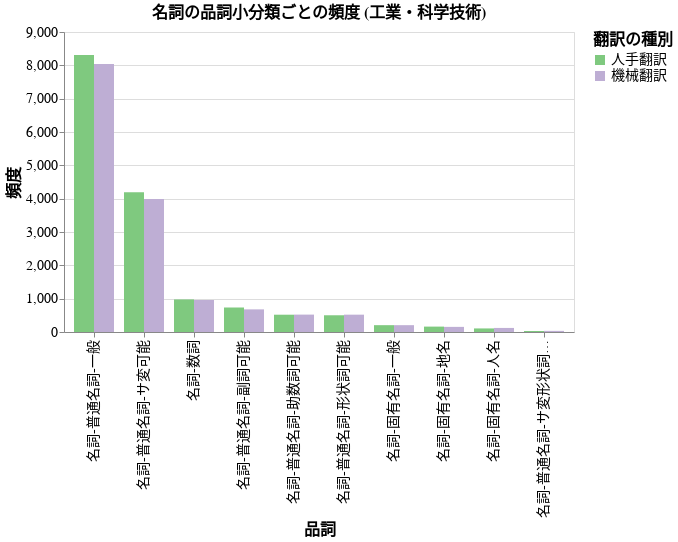

Write notebook code for a chart like this one.
### Code cell
chart = alt.Chart(df_C_noun).mark_bar().encode(
    alt.X("pos:N", sort="-y", title="品詞"),
    alt.Y("freq:Q", title="頻度"),
    alt.Tooltip(["freq"]),
    alt.Color("category:N", title='翻訳の種別').scale(scheme="accent"),
    xOffset="category:N",
    #color="category:N"
).properties(
    title="名詞の品詞小分類ごとの頻度 (工業・科学技術)"
).configure_axis(
    labelFont=caption_font,
    titleFont=caption_font,
    labelFontSize=14,
    titleFontSize=16
).configure_title(
    fontSize=16,
    font=caption_font
).configure_legend(
    labelFont=label_font,
    labelFontSize=14,
    titleFont=caption_font,
    titleFontSize=16
)
chart.save("./chart/grouped_bar_chart_noun_C.pdf", scale_factor=4)
chart.show()

### Figure 1 — Vega-Lite specification as saved in the notebook (floating-point values rounded to 4 significant figures)
{"config": {"view": {"continuousWidth": 300, "continuousHeight": 300}, "axis": {"labelFont": "Noto Sans JP", "labelFontSize": 14, "titleFont": "Noto Sans JP", "titleFontSize": 16}, "legend": {"labelFont": "IBM Plex Mono", "labelFontSize": 14, "titleFont": "Noto Sans JP", "titleFontSize": 16}, "title": {"font": "Noto Sans JP", "fontSize": 16}}, "data": {"name": "data-b23d5ad9e4317307279707139c7df0e2"}, "mark": {"type": "bar"}, "encoding": {"color": {"field": "category", "scale": {"scheme": "accent"}, "title": "翻訳の種別", "type": "nominal"}, "tooltip": [{"field": "freq", "type": "quantitative"}], "x": {"field": "pos", "sort": "-y", "title": "品詞", "type": "nominal"}, "xOffset": {"field": "category", "type": "nominal"}, "y": {"field": "freq", "title": "頻度", "type": "quantitative"}}, "title": "名詞の品詞小分類ごとの頻度 (工業・科学技術)", "$schema": "https://vega.github.io/schema/vega-lite/v5.20.1.json", "datasets": {"data-b23d5ad9e4317307279707139c7df0e2": [{"pos1": "名詞", "pos2": "固有名詞", "pos3": "一般", "category": "機械翻訳", "freq": 205, "pos": "名詞-固有名詞-一般"}, {"pos1": "名詞", "pos2": "固有名詞", "pos3": "人名", "category": "機械翻訳", "freq": 122, "pos": "名詞-固有名詞-人名"}, {"pos1": "名詞", "pos2": "固有名詞", "pos3": "地名", "category": "機械翻訳", "freq": 154, "pos": "名詞-固有名詞-地名"}, {"pos1": "名詞", "pos2": "数詞", "pos3": "N", "category": "機械翻訳", "freq": 960, "pos": "名詞-数詞"}, {"pos1": "名詞", "pos2": "普通名詞", "pos3": "サ変可能", "category": "機械翻訳", "freq": 3990, "pos": "名詞-普通名詞-サ変可能"}, {"pos1": "名詞", "pos2": "普通名詞", "pos3": "サ変形状詞可能", "category": "機械翻訳", "freq": 34, "pos": "名詞-普通名詞-サ変形状詞可能"}, {"pos1": "名詞", "pos2": "普通名詞", "pos3": "一般", "category": "機械翻訳", "freq": 8039, "pos": "名詞-普通名詞-一般"}, {"pos1": "名詞", "pos2": "普通名詞", "pos3": "副詞可能", "category": "機械翻訳", "freq": 679, "pos": "名詞-普通名詞-副詞可能"}, {"pos1": "名詞", "pos2": "普通名詞", "pos3": "助数詞可能", "category": "機械翻訳", "freq": 522, "pos": "名詞-普通名詞-助数詞可能"}, {"pos1": "名詞", "pos2": "普通名詞", "pos3": "形状詞可能", "category": "機械翻訳", "freq": 520, "pos": "名詞-普通名詞-形状詞可能"}, {"pos1": "名詞", "pos2": "固有名詞", "pos3": "一般", "category": "人手翻訳", "freq": 205, "pos": "名詞-固有名詞-一般"}, {"pos1": "名詞", "pos2": "固有名詞", "pos3": "人名", "category": "人手翻訳", "freq": 107, "pos": "名詞-固有名詞-人名"}, {"pos1": "名詞", "pos2": "固有名詞", "pos3": "地名", "category": "人手翻訳", "freq": 162, "pos": "名詞-固有名詞-地名"}, {"pos1": "名詞", "pos2": "数詞", "pos3": "N", "category": "人手翻訳", "freq": 977, "pos": "名詞-数詞"}, {"pos1": "名詞", "pos2": "普通名詞", "pos3": "サ変可能", "category": "人手翻訳", "freq": 4192, "pos": "名詞-普通名詞-サ変可能"}, {"pos1": "名詞", "pos2": "普通名詞", "pos3": "サ変形状詞可能", "category": "人手翻訳", "freq": 30, "pos": "名詞-普通名詞-サ変形状詞可能"}, {"pos1": "名詞", "pos2": "普通名詞", "pos3": "一般", "category": "人手翻訳", "freq": 8312, "pos": "名詞-普通名詞-一般"}, {"pos1": "名詞", "pos2": "普通名詞", "pos3": "副詞可能", "category": "人手翻訳", "freq": 735, "pos": "名詞-普通名詞-副詞可能"}, {"pos1": "名詞", "pos2": "普通名詞", "pos3": "助数詞可能", "category": "人手翻訳", "freq": 519, "pos": "名詞-普通名詞-助数詞可能"}, {"pos1": "名詞", "pos2": "普通名詞", "pos3": "形状詞可能", "category": "人手翻訳", "freq": 502, "pos": "名詞-普通名詞-形状詞可能"}]}}
